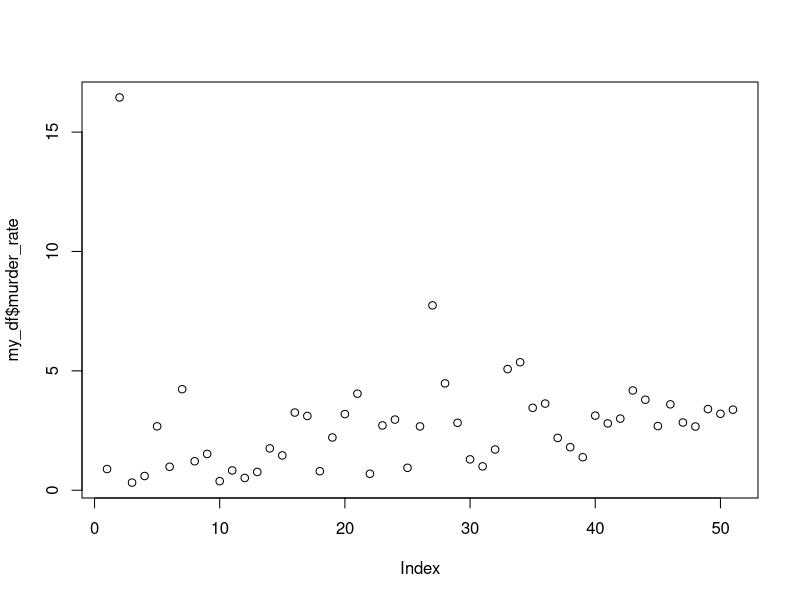

This figure's R source:
## ---- chunk 1
knitr::opts_chunk$set(echo = TRUE)
## ---- chunk 2
library(dslabs)
data(murders)
murders
## ---- chunk 3
pop <- murders$population
sort(pop)[1]
## ---- chunk 4
order(pop)[1]
## ---- chunk 5
which.min(pop)
## ---- chunk 6
i <- which.min(pop)
murders$state[i]
## ---- chunk 7
temp <- c(35, 88, 42, 84, 81, 30)
city <- c("Beijing", "Lagos", "Paris", "Rio de Janeiro","San Juan", "Toronto")
city_temps <- data.frame(name = city, temperature = temp)
## ---- chunk 8
ranks <- rank(murders$population)
my_df <- data.frame(state = murders$state, ranks = ranks)
my_df
## ---- chunk 9
ind <- order(murders$population)
my_df <- my_df[ind, ]
my_df
## ---- chunk 10
murders <- murders[ind,]
murders
## ---- chunk 11
my_df$murder_rate <- murders$total / murders$population * 100000
my_df
## ---- chunk 12
plot(my_df$murder_rate)
## ---- chunk 13
ii <- which.max(my_df$murder_rate)
my_df$state[ii]
